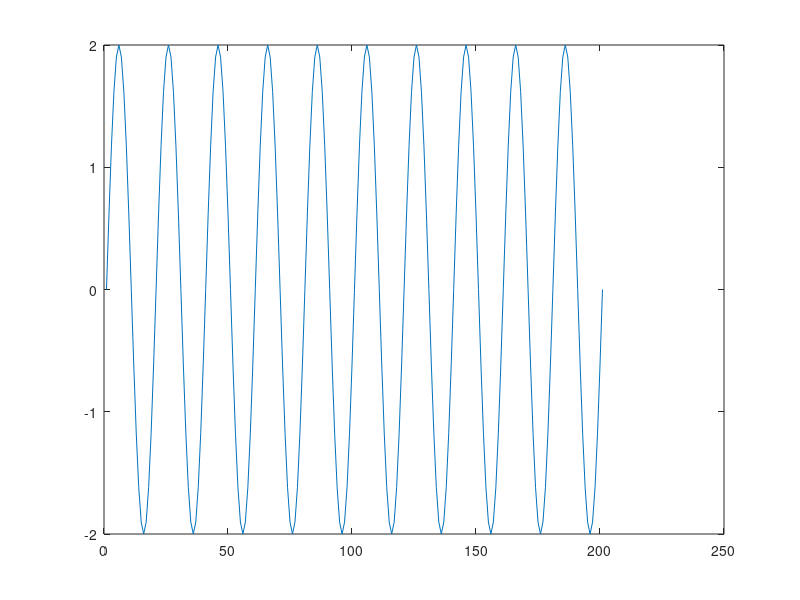

Source code (MATLAB):
#!/usr/bin/octave
#Sampling frequency needs to be sufficiently large for Octave not to maltreat floats.
amp=2 #Amplitude of the wave
freq=10 #Frequency of the wave
sampling_freq=200 #Sampling frequency.

plot(amp*sin(freq*2*pi*(0:1/sampling_freq:1)));
